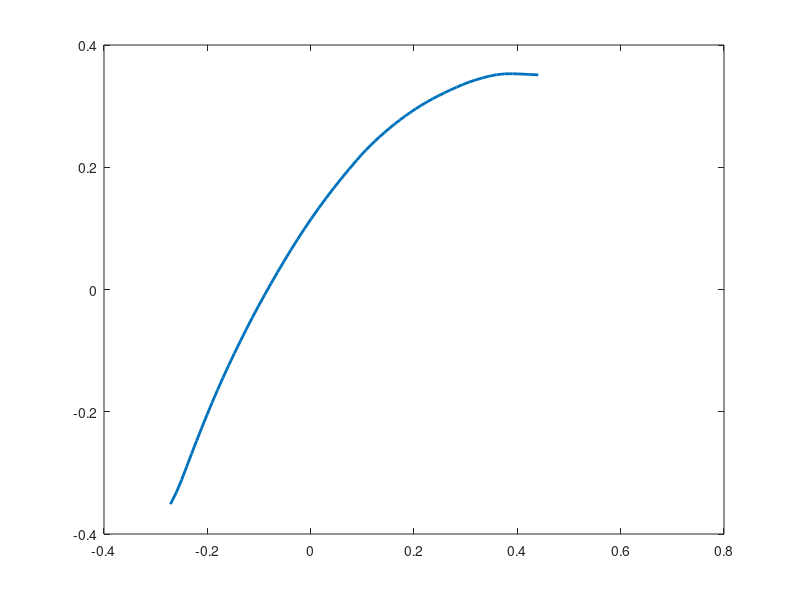

Write MATLAB code to recreate this figure.
%%%%%%%%%%%%%%%%%%%%%%%%%%%%%%%%%%%%%
% Plot Wageningen Blade Sections
%%%%%%%%%%%%%%%%%%%%%%%%%%%%%%%%%%%%%

% Provide desired r/R > 0.15, tle_D, tte_D, number of blades (Z>=3), expanded
% area ration AEA0, pitch over diameter P/D
r_R=0.2
tle_D=0
tte_D=0
Z=4
AEA0=0.4
P_D=0.6

% Import V1 and V2
V1=importdata('V1.txt');
V2=importdata('V2.txt');

% V1 and V2 values are provided for :
P=[-1 -0.95 -0.9 -0.8 -0.7 -0.6 -0.5 -0.4 -0.2 0 0.2 0.4 0.5 0.6 0.7 0.8 0.85 0.9 0.95 1];
rR=[1 0.9 0.85 0.8 0.7 0.6 0.5 0.4 0.3 0.25 0.2 0.15];
% where P=(x-x(tmax))/x(tmax) where x is the length along the chord, and
% rR=r/R
% Generate meshgrid to interpolate V1,V2 values 
[mP,mrR]=meshgrid(P,rR);

% tmax is a function of number of blades, and Ar,Br (Wageningen data)
if (Z==3)
    Wag=importdata('Wageningen3.txt');
else
    Wag=importdata('Wageningen4+.txt');
end
tmax_D=Wag.data(:,5)-Wag.data(:,6)*Z; % this is a function of r/R

% Interpolate tmax_D at requested rR
tmax_D_r_R=interp1(Wag.data(:,1),tmax_D,r_R,'spline');

% Get chord distribution
c_D=Wag.data(:,2)*AEA0/Z;

% find chord at r/R
c_D_r_R=interp1(Wag.data(:,1),c_D,r_R,'spline');
c_D_r_R
% get distribution of 1-x(tmax)/c
b=Wag.data(:,4);

% find 1-x(tmax)/c at r/R
b_r_R=interp1(Wag.data(:,1),b,r_R,'spline');

% get distribution of 1-xd/c
a=Wag.data(:,3);

% find 1-xd/c at r/R
a_r_R=interp1(Wag.data(:,1),a,r_R,'spline');

% Evaluate blade section at N points P points
N=61;
Ps=linspace(-1,1,N);

% yface_c and yback_c (i.e. divided by chord)
yface_c(1:N)=0;
yback_c(1:N)=0;
x_c(1:N)=0;
for i=1:N
    iV1=interp2(mP,mrR,V1,Ps(i),r_R,'spline');
    iV2=interp2(mP,mrR,V2,Ps(i),r_R,'spline');
    if (Ps(i)<=0)
        x_c(i)=(Ps(i)+1)*(1-b_r_R)-0.5; % displaced to directrix
        yface_c(i)=iV1*(tmax_D_r_R-tte_D)/c_D_r_R;
        yback_c(i)=((iV1+iV2)*(tmax_D_r_R-tte_D)+tte_D)/c_D_r_R;
    else
        x_c(i)=1+(Ps(i)-1)*b_r_R-0.5; % displaced to directrix
        yface_c(i)=iV1*(tmax_D_r_R-tle_D)/c_D_r_R;
        yback_c(i)=((iV1+iV2)*(tmax_D_r_R-tle_D)+tle_D)/c_D_r_R;
    end
end

% displace to centerline
ydisp=(yface_c(1)+yface_c(N))/2;
yface_c=yface_c-ydisp;
yback_c=yback_c-ydisp;

% rotate over pitch
theta=atan(P_D/(pi*r_R));
xface_c_rot=x_c*cos(theta)-yface_c*sin(theta);
yface_c_rot=x_c*sin(theta)+yface_c*cos(theta);
xback_c_rot=x_c*cos(theta)-yback_c*sin(theta);
yback_c_rot=x_c*sin(theta)+yback_c*cos(theta);

% add skew
xface_c_rot=xface_c_rot+(a_r_R-0.5)*cos(theta);
xback_c_rot=xback_c_rot+(a_r_R-0.5)*cos(theta);

% make figures
%figure
plot(xface_c_rot,yface_c_rot,'LineWidth',2)
% plot no rotation
%plot(x_c,yface_c,'LineWidth',2)
% plot vs Ps
%plot(Ps,yface_c,'LineWidth',2)
%hold
plot(xback_c_rot,yback_c_rot,'LineWidth',2)
% plot no rotation
% plot(x_c,yback_c,'LineWidth',2)
% plot vs Ps
%plot(Ps,yback_c,'LineWidth',2)
%axis equal      
%legend('face','back')
%grid on
%xlabel('x/c')
%ylabel('y/c')